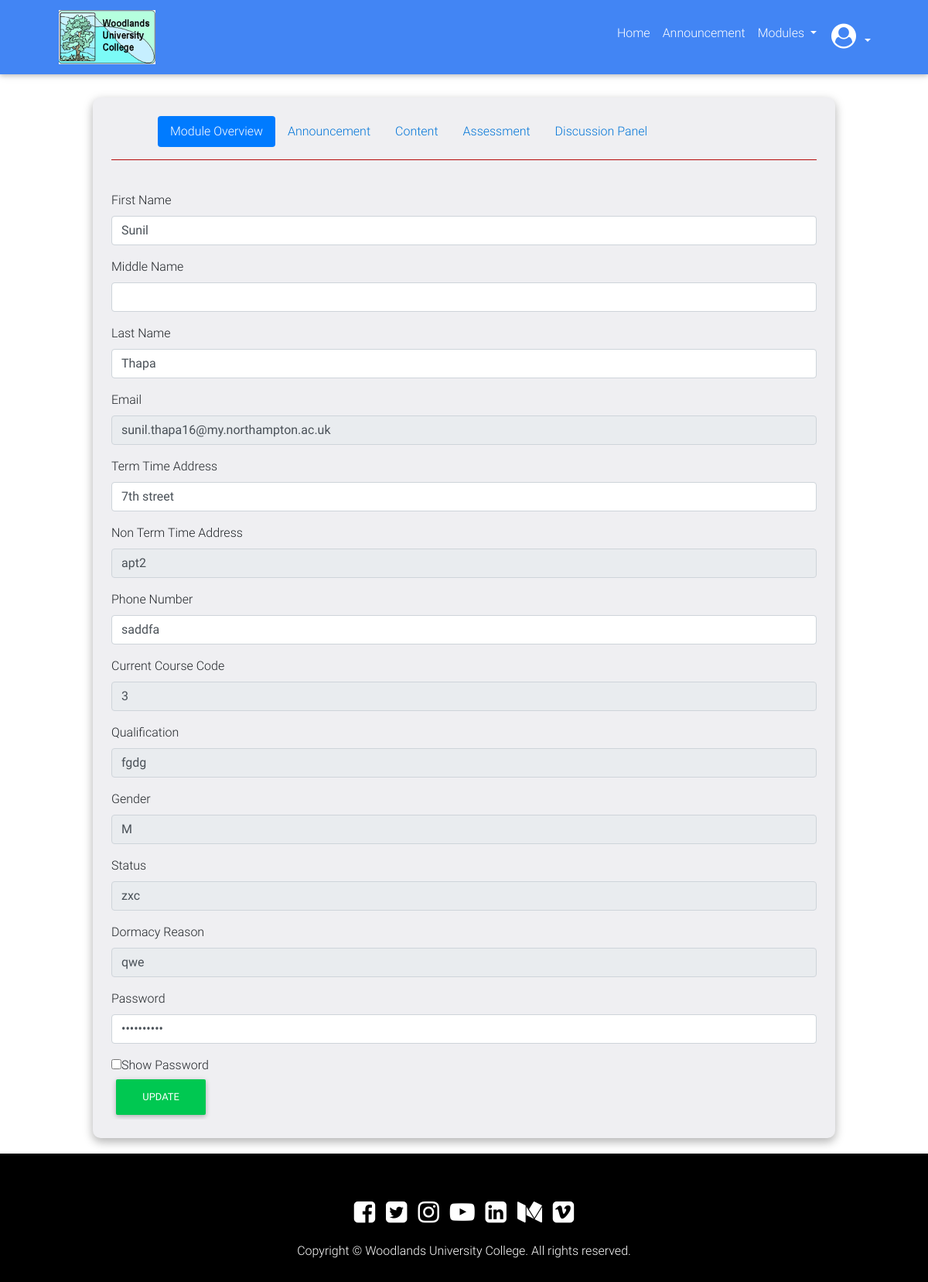
/student/profile.php, run on an earlier commit of the app's database.
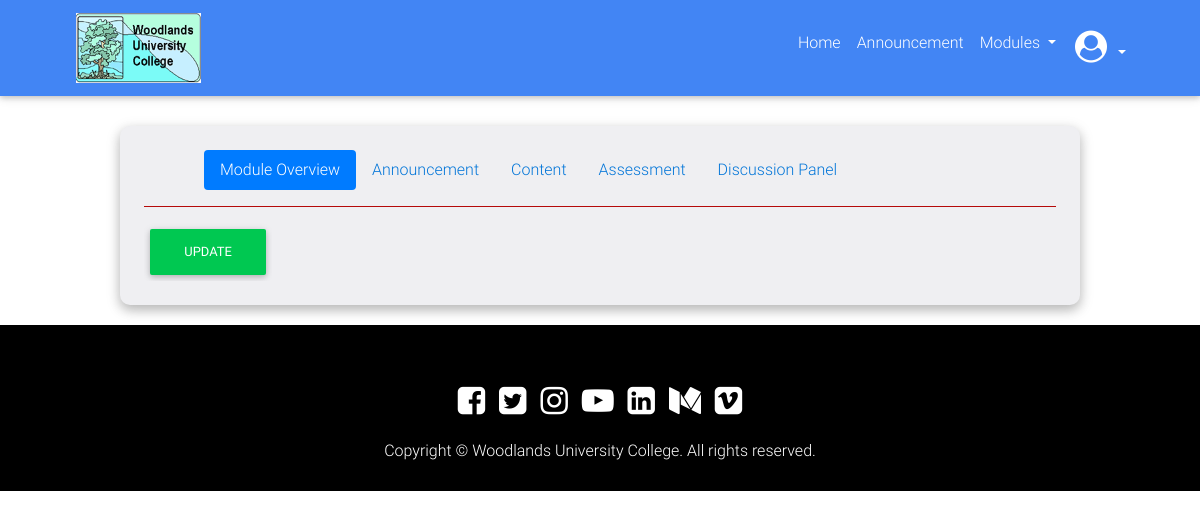
And on a later commit of the database.
### tables this page shows
CREATE TABLE `student` (
  `Stid` int(9) NOT NULL,
  `studentFirstName` varchar(255) NOT NULL,
  `studentMiddleName` varchar(255) NOT NULL,
  `studentSurName` varchar(255) NOT NULL,
  `email` varchar(255) NOT NULL,
  `addressTermTime` varchar(255) NOT NULL,
  `addressNonTT` varchar(255) NOT NULL,
  `phone` varchar(20) NOT NULL,
  `currentCoursCode` int(10) NOT NULL,
  `entryQualification` varchar(999) NOT NULL,
  `gender` varchar(10) NOT NULL,
  `status` varchar(40) NOT NULL,
  `dormacyReason` varchar(30) NOT NULL,
  `pwd` varchar(30) NOT NULL
);

### functions/load-Template-Function.php (called while the page is built, shortened)
<?php
	function contentLoadingFunction($filename, $templateVars){
		extract($templateVars);
		require $filename;
		$content = ob_get_clean();
		return $content;
	}
?>

### public_html/student/profile.php (called while the page is built, shortened)
<?php
	$active = 0;
	require '../../functions/load-Template-Function.php';
	$content = contentLoadingFunction('../../template/student/profileViewTemplate.php', []);
	require '../../template/student/module-layout.php';
?>

### classes/databaseQuery.php (called while the page is built, shortened)
<?php
	class QueryDatabase{
		public $pdo; public $tableName;
		function __construct($pdo, $tableName){
			$this->pdo = $pdo;
			$this->tableName = $tableName;
		}
		function find($field, $value) {
		        $stmt = $this->pdo->prepare('SELECT * FROM ' . $this->tableName . ' WHERE ' . $field . ' = :value');
		        $criteria = [
		                'value' => $value
		        ];
		        $stmt->execute($criteria);
		        return $stmt;
		}
	}
?>

### functions/form-generate-function.php (the view)
<?php
	$i = 0;
	foreach ($formData as $key) {
		if(sizeof($key) < 4){
			$key[3] = '';
		}
		echo '
			<div class="form-group">
		        <label for="'.$key[0].'-input" class="control-label">'.$key[2].'</label>';
		if ($key[1] == 'studentMiddleName' || $key[1] == 'staffMiddleName') {
			if(sizeof($getRow) == 0){
				echo '
					<input type="'.$key[0].'" name="'.$key[1].'" class="form-control" id="'.$key[0].'-input" />
				    </div>
				';
			}
			else{
				echo '
					<input type="'.$key[0].'" name="'.$key[1].'" class="form-control" id="'.$key[0].'-input" value="'.$getRow[$i].'" />
				    </div>
				';
			}
		}
		else{
			if(sizeof($getRow) == 0){
				echo '
					<input type="'.$key[0].'" name="'.$key[1].'" class="form-control" id="'.$key[0].'-input" '.$key[3].'>
				    </div>
				';
			}
			else{
				echo '
					<input type="'.$key[0].'" name="'.$key[1].'" class="form-control" id="'.$key[0].'-input"  value="'.$getRow[$i].'" '.$key[3].'>
				    </div>
				';
			}
		}
		$i++;
	}
?>

### template/student/profileViewTemplate.php
<?php
	require '../../databaseConnect/connectSQL.php';
	require '../../classes/databaseQuery.php';
	$p = "Stid";
	$query = new QueryDatabase($pdo, "student");
?>
<div>
	<form method="POST" action="<?php echo 'profile.php?p='.$p.'' ?>&id=1">
	 	<?php
	 		function update($key, $value, $query){
				$querySearch = $query->find($key, $value);
				while ($getRow = $querySearch->fetch()) {
					$formData = [["hidden", "Stid", ""], ["text", "studentFirstName", "First Name"], ["text", "studentMiddleName", "Middle Name"], ["text", "studentSurName", "Last Name"], ["email", "email", "Email", "disabled"], ["text", "addressTermTime", "Term Time Address"], ["text", "addressNonTT", "Non Term Time Address", "disabled"], ["text", "phone", "Phone Number"], ["text", "currentCoursCode", "Current Course Code", "disabled"], ["text", "entryQualification", "Qualification", "disabled"], ["text", "gender", "Gender ", "disabled"], ["text", "status", "Status", "disabled"], ["text", "dormacyReason", "Dormacy Reason", "disabled"], ["password", "pwd", "Password"]];
				 	require '../../functions/form-generate-function.php';
				 	echo '<input type="checkbox" onclick="show()">Show Password <br>';
				}
			}
	 		update("Stid", 1, $query);
	 	?>
 		<input type="submit" name="submit" value="Update" class="btn btn-success">
 	</form>
 </div>

### template/student/module-layout.php (shortened to what this page needs)
<?php
switch ($active) {
  case '0':
    $activeStatus0 = "active";
    break;
}
 ?>
<!DOCTYPE html>
<html lang="en">
<head>
    <link rel="stylesheet" href="https://maxcdn.bootstrapcdn.com/font-awesome/4.7.0/css/font-awesome.min.css">
    <link href="../../assets/css/bootstrap.min.css" rel="stylesheet">
    <link href="../../assets/css/mdb.min.css" rel="stylesheet">
    <link href="../../assets/css/staffstyle.css" rel="stylesheet">
</head>
<body>
    <header>
        <nav class="navbar navbar-expand-lg navbar-dark primary-color">
            <div>
                <a class="navbar-brand" href="#">
                    <img src="../../assets/images/logo.png" height="70px" alt="University Logo">
                </a>
            </div>
            <div class="collapse navbar-collapse" id="basicExampleNav">
                <ul class="nav navbar-nav nav-flex-icons ml-auto">
                <li class="nav-item">
                    <a class="nav-link" href="index.php">Home</a>
                </li>
                <li class="nav-item">
                    <a class="nav-link" href="announcement.php?id=<?php echo $_GET['id']; ?>">Announcement</a>
                </li>
                <li class="nav-item dropdown">
                    <a class="nav-link dropdown-toggle" href="#" id="navbarDropdownMenuLink" data-toggle="dropdown" aria-haspopup="true" aria-expanded="false">
                        Modules
                    </a>
                </li>
                <li class="nav-item dropdown">
                    <a class="nav-link dropdown-toggle" href="#" id="navbarDropdownMenuLink" data-toggle="dropdown" aria-haspopup="true" aria-expanded="false">
                        <i class="fa fa-user-circle fa-2x" aria-hidden="true"></i>
                    </a>
                </li>
            </ul>
            </div>
        </nav>
    </header>
    <main class="module-main example z-depth-1-half">
        <div class="module-page">
            <ul class="nav nav-pills mb-3" id="pills-tab" role="tablist">
              <li class="nav-item">
                <a class="nav-link <?php echo $activeStatus0; ?>" id="pills-overview-tab" href='module.php?id=<?php echo $_GET['id']; ?>' role="tab">Module Overview</a>
              </li>
              <li class="nav-item">
                <a class="nav-link <?php echo $activeStatus1; ?>" id="pills-announcement-tab" href="announcement.php?id=<?php echo $_GET['id']; ?>" role="tab">Announcement</a>
              </li>
              <li class="nav-item">
                <a class="nav-link <?php echo $activeStatus2; ?>" id="pills-content-tab" href="content.php?id=<?php echo $_GET['id']; ?>" role="tab">Content</a>
              </li>
              <li class="nav-item">
                <a class="nav-link <?php echo $activeStatus3; ?>" id="pills-discuss-tab" href="assignment.php?id=<?php echo $_GET['id']; ?>" role="tab">Assessment</a>
              </li>
              <li class="nav-item">
                <a class="nav-link <?php echo $activeStatus4; ?>" id="pills-discuss-tab" href="discussion.php?id=<?php echo $_GET['id']; ?>" role="tab">Discussion Panel</a>
              </li>
            </ul>
            <hr>
        </div>
        <?php echo $content; ?>
    </main>
    <footer>
        <div class="social-icons">
            <i class="fa fa-facebook-square fa-2x" aria-hidden="true" title="Facebook"></i>
            <i class="fa fa-twitter-square fa-2x" aria-hidden="true" title="Twitter"></i>
            <i class="fa fa-instagram fa-2x" aria-hidden="true" title="Instagram"></i>
            <i class="fa fa-youtube-play fa-2x" aria-hidden="true" title="Youtube"></i>
            <i class="fa fa-linkedin-square fa-2x" aria-hidden="true" title="Linked In"></i>
            <i class="fa fa-medium fa-2x" aria-hidden="true" title="Medium"></i>
            <i class="fa fa-vimeo-square fa-2x" aria-hidden="true" title="Vimeo"></i>
        </div>
        <p>Copyright &copy; Woodlands University College. All rights reserved. </p>
    </footer>
</body>
</html>

### assets/css/staffstyle.css (style rules this page uses)
* { margin: 0; padding: 0; }
header { background: red; margin-bottom: 30px; }
.navbar-collapse { position: relative; right: 50px; }
.navbar-brand { position: relative; left: 60px; }
main { width: 90%; margin: 0 auto; }
hr { border-top: 1px solid #b50a0a; }
.module-main { border-radius: 10px; padding: 2%; background: #efeff2; width: 80%; }
.nav-pills { position: relative; left: 60px; }
footer { margin-top: 20px; background: black; color: white; padding: 5% 0 1% 0; text-align: center; }
.social-icons { margin-bottom: 20px; }
.social-icons i { margin: 0 5px; }

What changed in the data, as far as the page shows it:
removed student: key "First Name", studentFirstName "Sunil", key "Middle Name", key "Last Name", studentSurName "Thapa", key "Email", email "sunil.thapa16@my.northampton.ac.uk", key "Term Time Address", addressTermTime "7th street", key "Non Term Time Address", addressNonTT "apt2", key "Phone Number", phone "saddfa", key "Current Course Code", currentCoursCode "3", key "Qualification", entryQualification "fgdg", key "Gender", gender "M", key "Status", status "zxc", key "Dormacy Reason", dormacyReason "qwe", key "Password"
